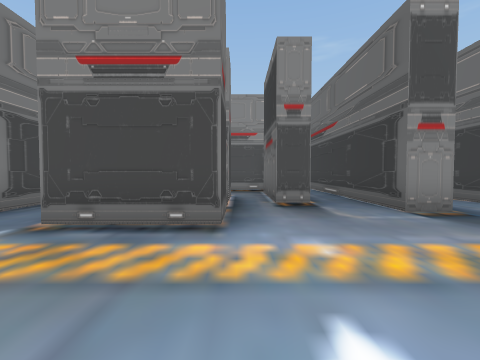
View 1 (above)

24 first-person views from a walk through a Unity game level. The camera is 1.4 m above the floor, tilts 2° down and sees 90° across. The floor is counted in squares, 2 m on a side. Each view is taken from the middle of a square. On the plan, view 1 faces up. The plan holds only what a view shows up to about 9 squares ahead; the rest is blank. The place goes on beyond the plan. The player is left out.

View 2
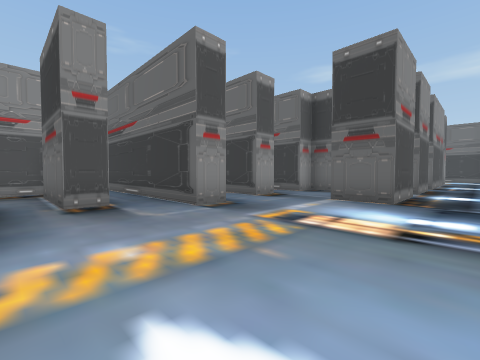

View 3
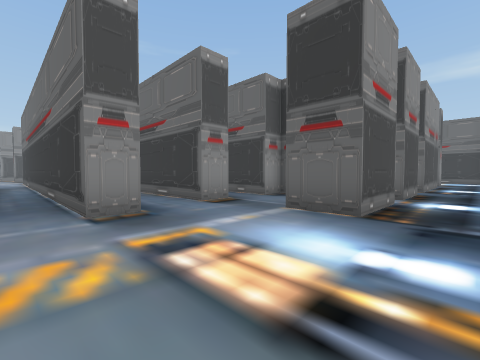

View 4
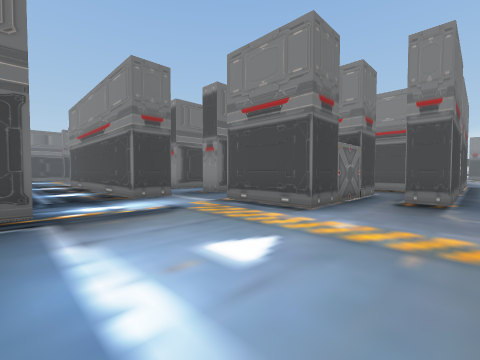

View 5
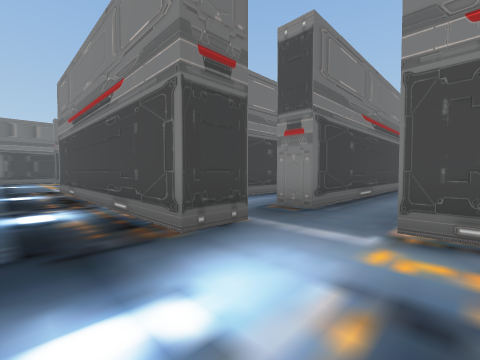

View 6
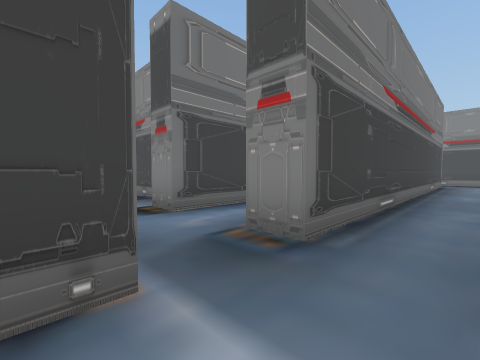

View 7
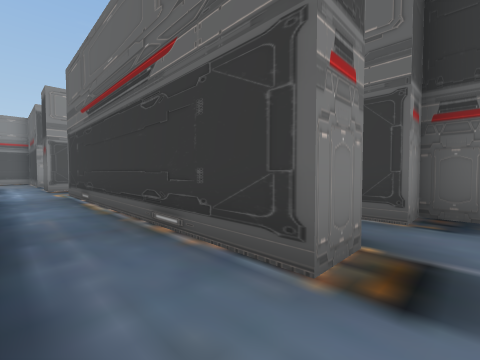

View 8
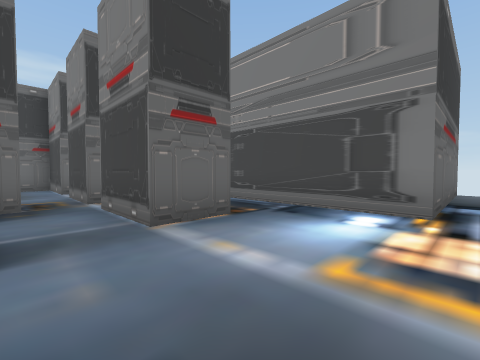

View 9
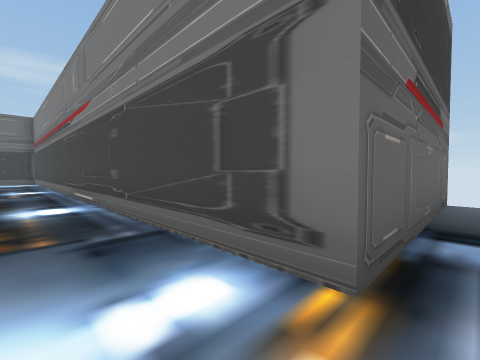

View 10
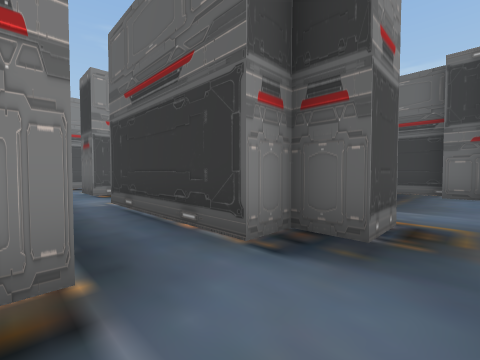

View 11
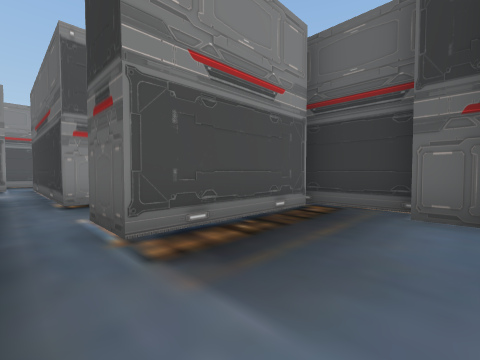

View 12
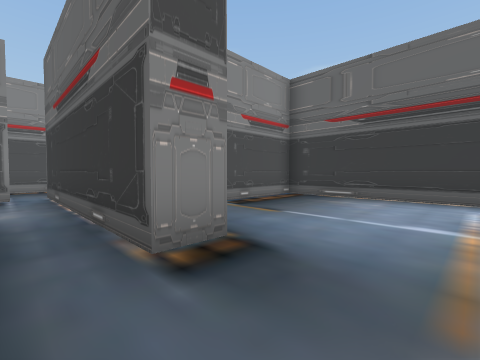

View 13
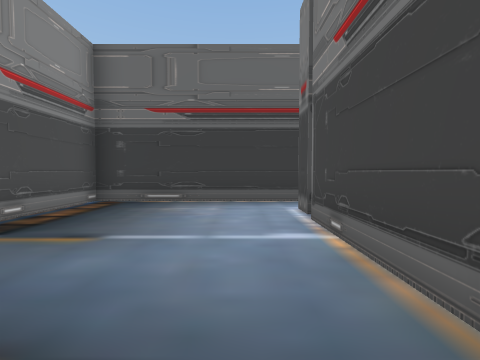

View 14
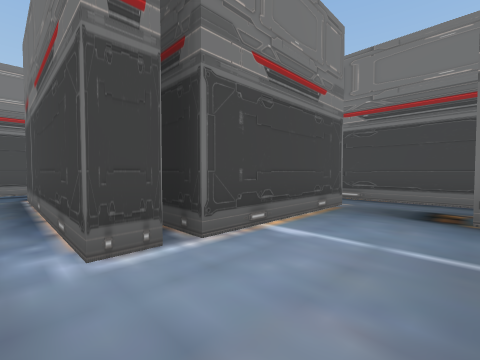

View 15
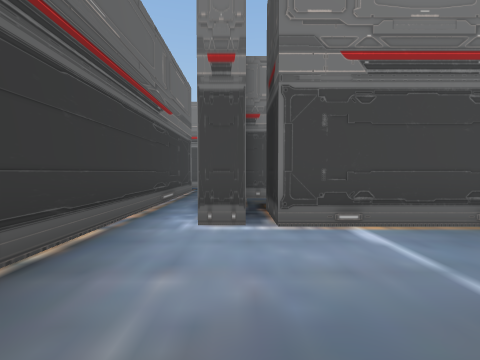

View 16
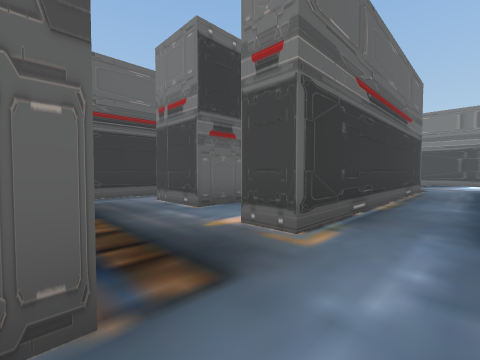

View 17
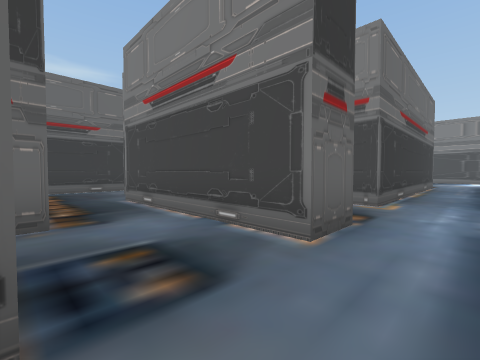

View 18
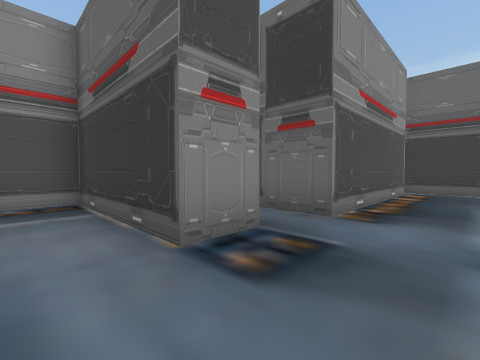

View 19
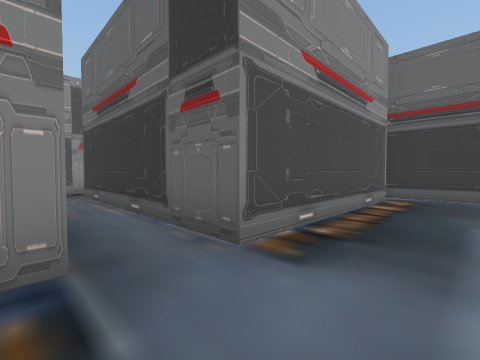

View 20
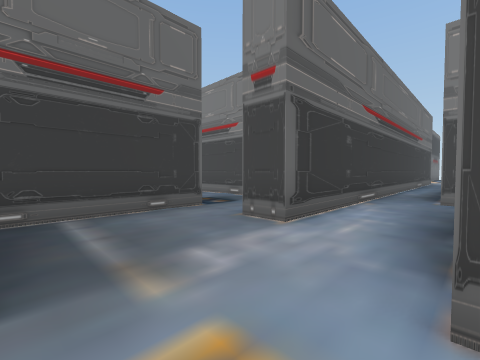

View 21
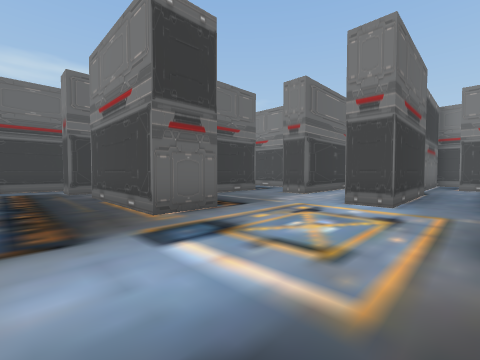

View 22
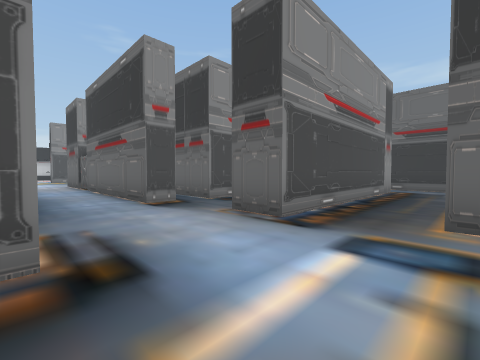

View 23
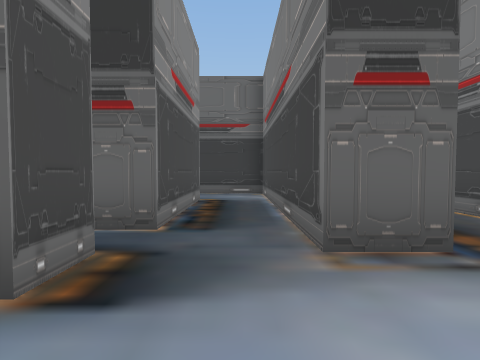

View 24
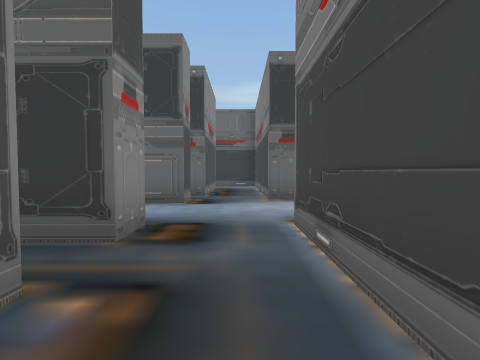

### Floor plan
Points are (right, up) in squares from view 1. A wall is a line through its corners. A room is listed if a view was taken in it or the views show most of it. See-through windows are left out.
Room 1 (views 1, 2, 3, 4, 5, 6, 7, 8, 9)
walls: (3.8, 4.2) (2.9, 4.2) (2.9, 16.4); (5.4, 4.7) (5.4, 12.7); (-0.2, 4.4) (-0.2, 3.2) (-2.8, 3.2); (3.5, -1.5) (3.5, -0.4) (16, -0.4); (8.1, 1.3) (5.9, 1.3) (5.9, 2.7); (1.6, 11.1) (1.6, 5.6) (0.8, 5.6); (-2.6, -0.6) (-2.6, -1.1); (-4.4, 2.6) (-4.4, 1.5); (10.8, 1.5) (8.9, 1.5); (10.9, 1.3) (10, 1.3); (-4.4, 9.5) (-4.4, 4.1); (13.1, 1.5) (11.9, 1.5)
ways out: opening at (6, 3.5) to room 2; opening at (11, 2) to room 3; opening at (16, 2) to room 5; opening at (4.5, 15) to room 6; opening at (2, 17.5) to room 7; opening at (6, 13.5) to room 9; opening at (-5, 0.5); opening at (-5, 3.5); opening at (-3.5, 10); opening at (0, 6.5); opening at (1, 15.5)
objects: other object (0, 5); other object (2, 9)
Room 2 (view 10)
walls: (5.9, 2.7) (8, 2.7); (6.4, 4.7) (5.4, 4.7); (8.9, 1.5) (8.9, 2.7); (9.8, 3.8) (8.5, 3.8) (8.5, 4.7) (7.6, 4.7)
ways out: opening at (6, 3.5) to room 1; opening at (9, 3) to room 3; opening at (7, 5) to room 9
Room 3 (view 11)
walls: (11.9, 1.5) (11.9, 2.7) (14.2, 2.7) (14.2, 3.7) (14.9, 3.7) (14.9, 7); (14.5, 5.6) (10.9, 5.6); (8.9, 2.7) (10.9, 2.7)
ways out: opening at (11, 2) to room 1; opening at (9, 3) to room 2; opening at (10, 5) to room 4
Room 4 (view 12)
walls: (9.6, 9) (9.6, 6.5); (10.9, 8.9) (10.9, 15.4); (10.9, 5.6) (10.9, 7)
ways out: opening at (10, 5) to room 3; opening at (11, 8) to room 5; opening at (8.5, 13.5) to room 9
Room 5 (views 13, 14, 15)
walls: (14.9, 7) (15.5, 7) (15.5, 1.4); (11.9, 8.9) (10.9, 8.9); (10.9, 7) (14.5, 7) (14.5, 5.6); (16.7, 1.4) (16.7, 11.4) (13.9, 11.4)
ways out: opening at (16, 2) to room 1; opening at (11, 8) to room 4
Room 6 (views 16, 18)
walls: (5.2, 14.7) (5.2, 15.8)
ways out: opening at (4.5, 15) to room 1; opening at (4.5, 18) to room 7; opening at (6, 16.5) to room 8
Room 7 (views 17, 20, 21, 22, 23, 24)
walls: (2.7, 21.9) (2.7, 23.3) (6.4, 23.3); (2.1, 28.2) (1.3, 28.2) (1.3, 29.5); (-0.9, 28.2) (-1.6, 28.2) (-1.6, 29.2); (-3.4, 26.3) (-0.8, 26.3); (6, 28) (2.9, 28) (2.9, 29.5); (0.2, 17.5) (0.2, 19.7) (1.1, 19.7); (5.2, 18) (5.2, 21.9) (3.9, 21.9); (8.5, 25.1) (2.1, 25.1) (2.1, 26.3) (7.6, 26.3) (7.6, 28.4); (2.9, 16.4) (2.9, 18.2) (3.8, 18.2); (7.6, 17.6) (7.6, 23.6) (8.5, 23.6)
ways out: opening at (2, 17.5) to room 1; opening at (4.5, 18) to room 6; opening at (7, 18) to room 8; opening at (-1, 21); opening at (-0.5, 18.5); opening at (8, 24.5)
Room 8 (view 19)
walls: (12.6, 17.6) (7.6, 17.6); (13.3, 14.8) (13.3, 17.9); (6.4, 18) (5.2, 18); (5.2, 15.8) (10.2, 15.8)
ways out: opening at (6, 16.5) to room 6; opening at (7, 18) to room 7; opening at (12.5, 15); opening at (13, 18.5)
Room 9 (no view inside)
walls: (8.5, 10.9) (7.9, 10.9) (7.9, 12.3) (9.6, 12.3); (5.4, 12.7) (6.4, 12.7); (5.9, 14.7) (5.2, 14.7); (7.6, 4.7) (7.6, 8.9)
ways out: opening at (6, 13.5) to room 1; opening at (7, 5) to room 2; opening at (8.5, 13.5) to room 4

Positions as (right, up) in squares from view 1, and headings:
1: (0, 0), facing up
2: (0, 0), facing up-right
3: (2, 0), facing up-right
4: (2, -1), facing up-left
5: (-2, 0), facing up-left
6: (-3, 2), facing up-left
7: (4, 4), facing up-right
8: (3, 4), facing down-right
9: (3, 1), facing down-right
10: (6, 3), facing up-right
11: (10, 3), facing up-right
12: (10, 7), facing up-right
13: (11, 8), facing right
14: (16, 9), facing down-left
15: (15, 10), facing down
16: (4, 15), facing down-right
17: (4, 18), facing down-right
18: (4, 16), facing up-right
19: (6, 16), facing up-right
20: (1, 21), facing down-right
21: (-1, 25), facing down-right
22: (-1, 23), facing up-right
23: (0, 27), facing right
24: (-4, 27), facing right
